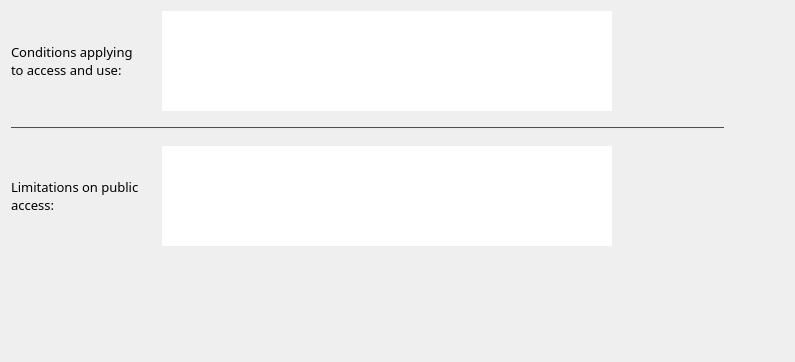
          <widget class="QWidget" name="page_9">
           <property name="geometry">
            <rect>
             <x>0</x>
             <y>0</y>
             <width>795</width>
             <height>362</height>
            </rect>
           </property>
           <attribute name="label">
            <string>Access and Use Constraints</string>
           </attribute>
           <layout class="QGridLayout" name="gridLayout_6">
            <item row="0" column="0">
             <layout class="QVBoxLayout" name="verticalLayout_12">
              <item>
               <layout class="QHBoxLayout" name="horizontalLayout_18">
                <item>
                 <widget class="QLabel" name="au_conditions_lb">
                  <property name="minimumSize">
                   <size>
                    <width>130</width>
                    <height>40</height>
                   </size>
                  </property>
                  <property name="maximumSize">
                   <size>
                    <width>130</width>
                    <height>16777215</height>
                   </size>
                  </property>
                  <property name="font">
                   <font>
                    <family>Droid Sans Fallback</family>
                    <pointsize>10</pointsize>
                    <weight>50</weight>
                    <bold>false</bold>
                    <stylestrategy>PreferAntialias</stylestrategy>
                   </font>
                  </property>
                  <property name="text">
                   <string>Conditions applying to access and use:</string>
                  </property>
                  <property name="wordWrap">
                   <bool>true</bool>
                  </property>
                 </widget>
                </item>
                <item>
                 <spacer name="horizontalSpacer_58">
                  <property name="orientation">
                   <enum>Qt::Horizontal</enum>
                  </property>
                  <property name="sizeType">
                   <enum>QSizePolicy::Fixed</enum>
                  </property>
                  <property name="sizeHint" stdset="0">
                   <size>
                    <width>15</width>
                    <height>20</height>
                   </size>
                  </property>
                 </spacer>
                </item>
                <item>
                 <layout class="QVBoxLayout" name="verticalLayout_9">
                  <item>
                   <widget class="QPlainTextEdit" name="au_conditions_ta">
                    <property name="minimumSize">
                     <size>
                      <width>450</width>
                      <height>100</height>
                     </size>
                    </property>
                    <property name="maximumSize">
                     <size>
                      <width>16777215</width>
                      <height>100</height>
                     </size>
                    </property>
                    <property name="font">
                     <font>
                      <family>FreeSans</family>
                      <pointsize>10</pointsize>
                      <weight>50</weight>
                      <bold>false</bold>
                      <stylestrategy>PreferAntialias</stylestrategy>
                     </font>
                    </property>
                    <property name="frameShape">
                     <enum>QFrame::NoFrame</enum>
                    </property>
                   </widget>
                  </item>
                  <item>
                   <layout class="QVBoxLayout" name="verticalLayout_4"/>
                  </item>
                 </layout>
                </item>
                <item>
                 <widget class="QToolButton" name="plusButton_5">
                  <property name="minimumSize">
                   <size>
                    <width>27</width>
                    <height>27</height>
                   </size>
                  </property>
                  <property name="maximumSize">
                   <size>
                    <width>27</width>
                    <height>27</height>
                   </size>
                  </property>
                  <property name="toolTip">
                   <string>&lt;html&gt;&lt;head/&gt;&lt;body&gt;&lt;p&gt;Click here to add more conditions applying to access and use&lt;/p&gt;&lt;/body&gt;&lt;/html&gt;</string>
                  </property>
                  <property name="text">
                   <string/>
                  </property>
                  <property name="icon">
                   <iconset>
                    <normaloff>icons/plus_icon.png</normaloff>icons/plus_icon.png</iconset>
                  </property>
                  <property name="iconSize">
                   <size>
                    <width>27</width>
                    <height>27</height>
                   </size>
                  </property>
                  <property name="autoRaise">
                   <bool>true</bool>
                  </property>
                 </widget>
                </item>
                <item>
                 <widget class="QToolButton" name="delButton_5">
                  <property name="enabled">
                   <bool>false</bool>
                  </property>
                  <property name="minimumSize">
                   <size>
                    <width>27</width>
                    <height>27</height>
                   </size>
                  </property>
                  <property name="maximumSize">
                   <size>
                    <width>27</width>
                    <height>27</height>
                   </size>
                  </property>
                  <property name="text">
                   <string/>
                  </property>
                  <property name="icon">
                   <iconset>
                    <normaloff>icons/none_icon.png</normaloff>icons/none_icon.png</iconset>
                  </property>
                  <property name="iconSize">
                   <size>
                    <width>27</width>
                    <height>27</height>
                   </size>
                  </property>
                  <property name="autoRaise">
                   <bool>true</bool>
                  </property>
                 </widget>
                </item>
                <item>
                 <spacer name="horizontalSpacer_30">
                  <property name="orientation">
                   <enum>Qt::Horizontal</enum>
                  </property>
                  <property name="sizeType">
                   <enum>QSizePolicy::Fixed</enum>
                  </property>
                  <property name="sizeHint" stdset="0">
                   <size>
                    <width>13</width>
                    <height>20</height>
                   </size>
                  </property>
                 </spacer>
                </item>
                <item>
                 <widget class="QToolButton" name="infoButton_22">
                  <property name="maximumSize">
                   <size>
                    <width>27</width>
                    <height>27</height>
                   </size>
                  </property>
                  <property name="text">
                   <string/>
                  </property>
                  <property name="icon">
                   <iconset>
                    <normaloff>icons/info_icon.png</normaloff>icons/info_icon.png</iconset>
                  </property>
                  <property name="iconSize">
                   <size>
                    <width>27</width>
                    <height>27</height>
                   </size>
                  </property>
                  <property name="autoRaise">
                   <bool>true</bool>
                  </property>
                 </widget>
                </item>
               </layout>
              </item>
              <item>
               <spacer name="verticalSpacer_25">
                <property name="orientation">
                 <enum>Qt::Vertical</enum>
                </property>
                <property name="sizeType">
                 <enum>QSizePolicy::Fixed</enum>
                </property>
                <property name="sizeHint" stdset="0">
                 <size>
                  <width>20</width>
                  <height>10</height>
                 </size>
                </property>
               </spacer>
              </item>
              <item>
               <widget class="Line" name="line">
                <property name="palette">
                 <palette>
                  <active>
                   <colorrole role="WindowText">
                    <brush brushstyle="SolidPattern">
                     <color alpha="255">
                      <red>0</red>
                      <green>0</green>
                      <blue>0</blue>
                     </color>
                    </brush>
                   </colorrole>
                   <colorrole role="Button">
                    <brush brushstyle="SolidPattern">
                     <color alpha="255">
                      <red>157</red>
                      <green>157</green>
                      <blue>157</blue>
                     </color>
                    </brush>
                   </colorrole>
                   <colorrole role="Light">
                    <brush brushstyle="SolidPattern">
                     <color alpha="255">
                      <red>236</red>
                      <green>236</green>
                      <blue>236</blue>
                     </color>
                    </brush>
                   </colorrole>
                   <colorrole role="Midlight">
                    <brush brushstyle="SolidPattern">
                     <color alpha="255">
                      <red>196</red>
                      <green>196</green>
                      <blue>196</blue>
                     </color>
                    </brush>
                   </colorrole>
                   <colorrole role="Dark">
                    <brush brushstyle="SolidPattern">
                     <color alpha="255">
                      <red>78</red>
                      <green>78</green>
                      <blue>78</blue>
                     </color>
                    </brush>
                   </colorrole>
                   <colorrole role="Mid">
                    <brush brushstyle="SolidPattern">
                     <color alpha="255">
                      <red>105</red>
                      <green>105</green>
                      <blue>105</blue>
                     </color>
                    </brush>
                   </colorrole>
                   <colorrole role="Text">
                    <brush brushstyle="SolidPattern">
                     <color alpha="255">
                      <red>0</red>
                      <green>0</green>
                      <blue>0</blue>
                     </color>
                    </brush>
                   </colorrole>
                   <colorrole role="BrightText">
                    <brush brushstyle="SolidPattern">
                     <color alpha="255">
                      <red>255</red>
                      <green>255</green>
                      <blue>255</blue>
                     </color>
                    </brush>
                   </colorrole>
                   <colorrole role="ButtonText">
                    <brush brushstyle="SolidPattern">
                     <color alpha="255">
                      <red>0</red>
                      <green>0</green>
                      <blue>0</blue>
                     </color>
                    </brush>
                   </colorrole>
                   <colorrole role="Base">
                    <brush brushstyle="SolidPattern">
                     <color alpha="255">
                      <red>255</red>
                      <green>255</green>
                      <blue>255</blue>
                     </color>
                    </brush>
                   </colorrole>
                   <colorrole role="Window">
                    <brush brushstyle="SolidPattern">
                     <color alpha="255">
                      <red>157</red>
                      <green>157</green>
                      <blue>157</blue>
                     </color>
                    </brush>
                   </colorrole>
                   <colorrole role="Shadow">
                    <brush brushstyle="SolidPattern">
                     <color alpha="255">
                      <red>0</red>
                      <green>0</green>
                      <blue>0</blue>
                     </color>
                    </brush>
                   </colorrole>
                   <colorrole role="AlternateBase">
                    <brush brushstyle="SolidPattern">
                     <color alpha="255">
                      <red>206</red>
                      <green>206</green>
                      <blue>206</blue>
                     </color>
                    </brush>
                   </colorrole>
                   <colorrole role="ToolTipBase">
                    <brush brushstyle="SolidPattern">
                     <color alpha="255">
                      <red>255</red>
                      <green>255</green>
                      <blue>220</blue>
                     </color>
                    </brush>
                   </colorrole>
                   <colorrole role="ToolTipText">
                    <brush brushstyle="SolidPattern">
                     <color alpha="255">
                      <red>0</red>
                      <green>0</green>
                      <blue>0</blue>
                     </color>
                    </brush>
                   </colorrole>
                  </active>
                  <inactive>
                   <colorrole role="WindowText">
                    <brush brushstyle="SolidPattern">
                     <color alpha="255">
                      <red>0</red>
                      <green>0</green>
                      <blue>0</blue>
                     </color>
                    </brush>
                   </colorrole>
                   <colorrole role="Button">
                    <brush brushstyle="SolidPattern">
                     <color alpha="255">
                      <red>157</red>
                      <green>157</green>
                      <blue>157</blue>
                     </color>
                    </brush>
                   </colorrole>
                   <colorrole role="Light">
                    <brush brushstyle="SolidPattern">
                     <color alpha="255">
                      <red>236</red>
                      <green>236</green>
                      <blue>236</blue>
                     </color>
                    </brush>
                   </colorrole>
                   <colorrole role="Midlight">
                    <brush brushstyle="SolidPattern">
                     <color alpha="255">
                      <red>196</red>
                      <green>196</green>
                      <blue>196</blue>
                     </color>
                    </brush>
                   </colorrole>
                   <colorrole role="Dark">
                    <brush brushstyle="SolidPattern">
                     <color alpha="255">
                      <red>78</red>
                      <green>78</green>
                      <blue>78</blue>
                     </color>
                    </brush>
                   </colorrole>
                   <colorrole role="Mid">
                    <brush brushstyle="SolidPattern">
                     <color alpha="255">
                      <red>105</red>
                      <green>105</green>
                      <blue>105</blue>
                     </color>
                    </brush>
                   </colorrole>
                   <colorrole role="Text">
                    <brush brushstyle="SolidPattern">
                     <color alpha="255">
                      <red>0</red>
                      <green>0</green>
                      <blue>0</blue>
                     </color>
                    </brush>
                   </colorrole>
                   <colorrole role="BrightText">
                    <brush brushstyle="SolidPattern">
                     <color alpha="255">
                      <red>255</red>
                      <green>255</green>
                      <blue>255</blue>
                     </color>
                    </brush>
                   </colorrole>
                   <colorrole role="ButtonText">
                    <brush brushstyle="SolidPattern">
                     <color alpha="255">
                      <red>0</red>
                      <green>0</green>
                      <blue>0</blue>
                     </color>
                    </brush>
                   </colorrole>
                   <colorrole role="Base">
                    <brush brushstyle="SolidPattern">
                     <color alpha="255">
                      <red>255</red>
                      <green>255</green>
                      <blue>255</blue>
                     </color>
                    </brush>
                   </colorrole>
                   <colorrole role="Window">
                    <brush brushstyle="SolidPattern">
                     <color alpha="255">
                      <red>157</red>
                      <green>157</green>
                      <blue>157</blue>
                     </color>
                    </brush>
                   </colorrole>
                   <colorrole role="Shadow">
                    <brush brushstyle="SolidPattern">
                     <color alpha="255">
                      <red>0</red>
                      <green>0</green>
                      <blue>0</blue>
                     </color>
                    </brush>
                   </colorrole>
                   <colorrole role="AlternateBase">
                    <brush brushstyle="SolidPattern">
                     <color alpha="255">
                      <red>206</red>
                      <green>206</green>
                      <blue>206</blue>
                     </color>
                    </brush>
                   </colorrole>
                   <colorrole role="ToolTipBase">
                    <brush brushstyle="SolidPattern">
                     <color alpha="255">
                      <red>255</red>
                      <green>255</green>
                      <blue>220</blue>
                     </color>
                    </brush>
                   </colorrole>
                   <colorrole role="ToolTipText">
                    <brush brushstyle="SolidPattern">
                     <color alpha="255">
                      <red>0</red>
                      <green>0</green>
                      <blue>0</blue>
                     </color>
                    </brush>
                   </colorrole>
                  </inactive>
                  <disabled>
                   <colorrole role="WindowText">
                    <brush brushstyle="SolidPattern">
                     <color alpha="255">
                      <red>78</red>
                      <green>78</green>
                      <blue>78</blue>
                     </color>
                    </brush>
                   </colorrole>
                   <colorrole role="Button">
                    <brush brushstyle="SolidPattern">
                     <color alpha="255">
                      <red>157</red>
                      <green>157</green>
                      <blue>157</blue>
                     </color>
                    </brush>
                   </colorrole>
                   <colorrole role="Light">
                    <brush brushstyle="SolidPattern">
                     <color alpha="255">
                      <red>236</red>
                      <green>236</green>
                      <blue>236</blue>
                     </color>
                    </brush>
                   </colorrole>
                   <colorrole role="Midlight">
                    <brush brushstyle="SolidPattern">
                     <color alpha="255">
                      <red>196</red>
                      <green>196</green>
                      <blue>196</blue>
                     </color>
                    </brush>
                   </colorrole>
                   <colorrole role="Dark">
                    <brush brushstyle="SolidPattern">
                     <color alpha="255">
                      <red>78</red>
                      <green>78</green>
                      <blue>78</blue>
                     </color>
                    </brush>
                   </colorrole>
                   <colorrole role="Mid">
                    <brush brushstyle="SolidPattern">
                     <color alpha="255">
                      <red>105</red>
                      <green>105</green>
                      <blue>105</blue>
                     </color>
                    </brush>
                   </colorrole>
                   <colorrole role="Text">
                    <brush brushstyle="SolidPattern">
                     <color alpha="255">
                      <red>78</red>
                      <green>78</green>
                      <blue>78</blue>
                     </color>
                    </brush>
                   </colorrole>
                   <colorrole role="BrightText">
                    <brush brushstyle="SolidPattern">
                     <color alpha="255">
                      <red>255</red>
                      <green>255</green>
                      <blue>255</blue>
                     </color>
                    </brush>
                   </colorrole>
                   <colorrole role="ButtonText">
                    <brush brushstyle="SolidPattern">
                     <color alpha="255">
                      <red>78</red>
                      <green>78</green>
                      <blue>78</blue>
                     </color>
                    </brush>
                   </colorrole>
                   <colorrole role="Base">
                    <brush brushstyle="SolidPattern">
                     <color alpha="255">
                      <red>157</red>
                      <green>157</green>
                      <blue>157</blue>
                     </color>
                    </brush>
                   </colorrole>
                   <colorrole role="Window">
                    <brush brushstyle="SolidPattern">
                     <color alpha="255">
                      <red>157</red>
                      <green>157</green>
                      <blue>157</blue>
                     </color>
                    </brush>
                   </colorrole>
                   <colorrole role="Shadow">
                    <brush brushstyle="SolidPattern">
                     <color alpha="255">
                      <red>0</red>
                      <green>0</green>
                      <blue>0</blue>
                     </color>
                    </brush>
                   </colorrole>
                   <colorrole role="AlternateBase">
                    <brush brushstyle="SolidPattern">
                     <color alpha="255">
                      <red>157</red>
                      <green>157</green>
                      <blue>157</blue>
                     </color>
                    </brush>
                   </colorrole>
                   <colorrole role="ToolTipBase">
                    <brush brushstyle="SolidPattern">
                     <color alpha="255">
                      <red>255</red>
                      <green>255</green>
                      <blue>220</blue>
                     </color>
                    </brush>
                   </colorrole>
                   <colorrole role="ToolTipText">
                    <brush brushstyle="SolidPattern">
                     <color alpha="255">
                      <red>0</red>
                      <green>0</green>
                      <blue>0</blue>
                     </color>
                    </brush>
                   </colorrole>
                  </disabled>
                 </palette>
                </property>
                <property name="orientation">
                 <enum>Qt::Horizontal</enum>
                </property>
               </widget>
              </item>
              <item>
               <spacer name="verticalSpacer_26">
                <property name="orientation">
                 <enum>Qt::Vertical</enum>
                </property>
                <property name="sizeType">
                 <enum>QSizePolicy::Fixed</enum>
                </property>
                <property name="sizeHint" stdset="0">
                 <size>
                  <width>20</width>
                  <height>10</height>
                 </size>
                </property>
               </spacer>
              </item>
              <item>
               <layout class="QHBoxLayout" name="horizontalLayout_17">
                <item>
                 <widget class="QLabel" name="au_limitations_lb">
                  <property name="minimumSize">
                   <size>
                    <width>130</width>
                    <height>40</height>
                   </size>
                  </property>
                  <property name="maximumSize">
                   <size>
                    <width>130</width>
                    <height>40</height>
                   </size>
                  </property>
                  <property name="font">
                   <font>
                    <family>Droid Sans Fallback</family>
                    <pointsize>10</pointsize>
                    <weight>50</weight>
                    <bold>false</bold>
                    <stylestrategy>PreferAntialias</stylestrategy>
                   </font>
                  </property>
                  <property name="text">
                   <string>Limitations on public access:</string>
                  </property>
                  <property name="wordWrap">
                   <bool>true</bool>
                  </property>
                 </widget>
                </item>
                <item>
                 <spacer name="horizontalSpacer_59">
                  <property name="orientation">
                   <enum>Qt::Horizontal</enum>
                  </property>
                  <property name="sizeType">
                   <enum>QSizePolicy::Fixed</enum>
                  </property>
                  <property name="sizeHint" stdset="0">
                   <size>
                    <width>15</width>
                    <height>20</height>
                   </size>
                  </property>
                 </spacer>
                </item>
                <item>
                 <layout class="QVBoxLayout" name="verticalLayout_11">
                  <item>
                   <widget class="QPlainTextEdit" name="au_limitations_ta">
                    <property name="minimumSize">
                     <size>
                      <width>450</width>
                      <height>100</height>
                     </size>
                    </property>
                    <property name="maximumSize">
                     <size>
                      <width>16777215</width>
                      <height>100</height>
                     </size>
                    </property>
                    <property name="font">
                     <font>
                      <family>FreeSans</family>
                      <pointsize>10</pointsize>
                      <weight>50</weight>
                      <bold>false</bold>
                      <stylestrategy>PreferAntialias</stylestrategy>
                     </font>
                    </property>
                    <property name="frameShape">
                     <enum>QFrame::NoFrame</enum>
                    </property>
                   </widget>
                  </item>
                  <item>
                   <layout class="QVBoxLayout" name="verticalLayout_10"/>
                  </item>
                 </layout>
                </item>
                <item>
                 <widget class="QToolButton" name="plusButton_6">
                  <property name="minimumSize">
                   <size>
                    <width>27</width>
                    <height>27</height>
                   </size>
                  </property>
                  <property name="maximumSize">
                   <size>
                    <width>27</width>
                    <height>27</height>
                   </size>
                  </property>
                  <property name="toolTip">
                   <string>&lt;html&gt;&lt;head/&gt;&lt;body&gt;&lt;p&gt;Click here to add more limitations on public access&lt;/p&gt;&lt;/body&gt;&lt;/html&gt;</string>
                  </property>
                  <property name="text">
                   <string/>
                  </property>
                  <property name="icon">
                   <iconset>
                    <normaloff>icons/plus_icon.png</normaloff>icons/plus_icon.png</iconset>
                  </property>
                  <property name="iconSize">
                   <size>
                    <width>27</width>
                    <height>27</height>
                   </size>
                  </property>
                  <property name="autoRaise">
                   <bool>true</bool>
                  </property>
                 </widget>
                </item>
                <item>
                 <widget class="QToolButton" name="delButton_6">
                  <property name="enabled">
                   <bool>false</bool>
                  </property>
                  <property name="minimumSize">
                   <size>
                    <width>27</width>
                    <height>27</height>
                   </size>
                  </property>
                  <property name="maximumSize">
                   <size>
                    <width>27</width>
                    <height>27</height>
                   </size>
                  </property>
                  <property name="text">
                   <string/>
                  </property>
                  <property name="icon">
                   <iconset>
                    <normaloff>icons/none_icon.png</normaloff>icons/none_icon.png</iconset>
                  </property>
                  <property name="iconSize">
                   <size>
                    <width>27</width>
                    <height>27</height>
                   </size>
                  </property>
                  <property name="autoRaise">
                   <bool>true</bool>
                  </property>
                 </widget>
                </item>
                <item>
                 <spacer name="horizontalSpacer_31">
                  <property name="orientation">
                   <enum>Qt::Horizontal</enum>
                  </property>
                  <property name="sizeType">
                   <enum>QSizePolicy::Fixed</enum>
                  </property>
                  <property name="sizeHint" stdset="0">
                   <size>
                    <width>13</width>
                    <height>20</height>
                   </size>
                  </property>
                 </spacer>
                </item>
                <item>
                 <widget class="QToolButton" name="infoButton_23">
                  <property name="maximumSize">
                   <size>
                    <width>27</width>
                    <height>27</height>
                   </size>
                  </property>
                  <property name="text">
                   <string/>
                  </property>
                  <property name="icon">
                   <iconset>
                    <normaloff>icons/info_icon.png</normaloff>icons/info_icon.png</iconset>
                  </property>
                  <property name="iconSize">
                   <size>
                    <width>27</width>
                    <height>27</height>
                   </size>
                  </property>
                  <property name="autoRaise">
                   <bool>true</bool>
                  </property>
                 </widget>
                </item>
               </layout>
              </item>
             </layout>
            </item>
            <item row="0" column="1">
             <spacer name="horizontalSpacer_11">
              <property name="orientation">
               <enum>Qt::Horizontal</enum>
              </property>
              <property name="sizeType">
               <enum>QSizePolicy::MinimumExpanding</enum>
              </property>
              <property name="sizeHint" stdset="0">
               <size>
                <width>40</width>
                <height>20</height>
               </size>
              </property>
             </spacer>
            </item>
            <item row="1" column="0">
             <spacer name="verticalSpacer_5">
              <property name="orientation">
               <enum>Qt::Vertical</enum>
              </property>
              <property name="sizeHint" stdset="0">
               <size>
                <width>20</width>
                <height>65</height>
               </size>
              </property>
             </spacer>
            </item>
           </layout>
           <zorder></zorder>
           <zorder>verticalSpacer_5</zorder>
           <zorder>horizontalSpacer_11</zorder>
          </widget>
